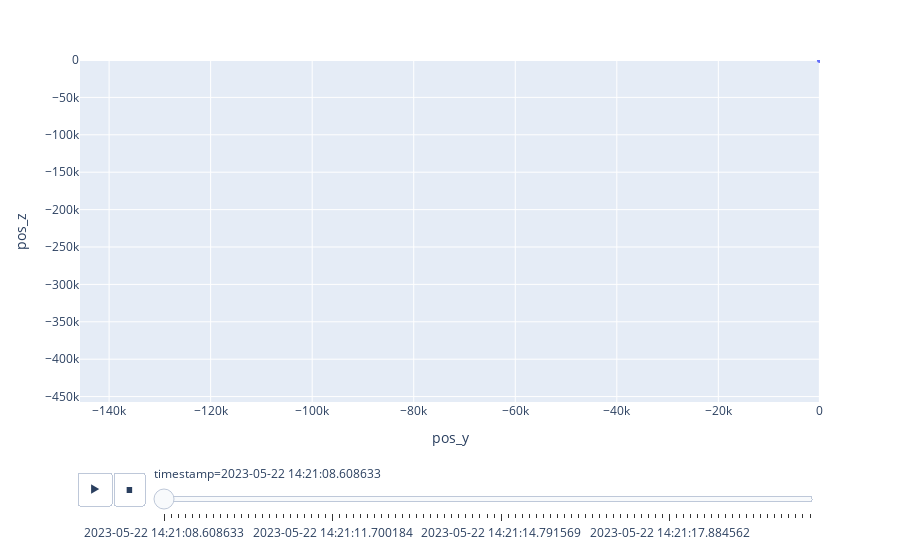

Source (notebook cell):
### Code cell
px.scatter(df, x="pos_y", y="pos_z", animation_frame="timestamp",
            range_x=[df["pos_y"].min(), df["pos_y"].max()],
            range_y=[df["pos_z"].min(), df["pos_z"].max()]
            )

### Figure 1 — Plotly figure (JSON) as saved in the notebook; plotly's stock layout.template omitted (floating-point values rounded to 4 significant figures)
{"data": [{"hovertemplate": "timestamp=2023-05-22 14:21:08.608633<br>pos_y=%{x}<br>pos_z=%{y}<extra></extra>", "legendgroup": "", "marker": {"color": "#636efa", "symbol": "circle"}, "mode": "markers", "name": "", "orientation": "v", "showlegend": false, "type": "scatter", "x": [0], "xaxis": "x", "y": [0], "yaxis": "y"}], "layout": {"legend": {"tracegroupgap": 0}, "margin": {"t": 60}, "sliders": [{"active": 0, "currentvalue": {"prefix": "timestamp="}, "len": 0.9, "pad": {"b": 10, "t": 60}, "steps": [{"args": [["2023-05-22 14:21:08.608633"], {"frame": {"duration": 0, "redraw": false}, "fromcurrent": true, "mode": "immediate", "transition": {"duration": 0, "easing": "linear"}}], "label": "2023-05-22 14:21:08.608633", "method": "animate"}, {"args": [["2023-05-22 14:21:08.608732"], {"frame": {"duration": 0, "redraw": false}, "fromcurrent": true, "mode": "immediate", "transition": {"duration": 0, "easing": "linear"}}], "label": "2023-05-22 14:21:08.608732", "method": "animate"}, {"args": [["2023-05-22 14:21:08.865600"], {"frame": {"duration": 0, "redraw": false}, "fromcurrent": true, "mode": "immediate", "transition": {"duration": 0, "easing": "linear"}}], "label": "2023-05-22 14:21:08.865600", "method": "animate"}, {"args": [["2023-05-22 14:21:08.994296"], {"frame": {"duration": 0, "redraw": false}, "fromcurrent": true, "mode": "immediate", "transition": {"duration": 0, "easing": "linear"}}], "label": "2023-05-22 14:21:08.994296", "method": "animate"}, {"args": [["2023-05-22 14:21:09.123017"], {"frame": {"duration": 0, "redraw": false}, "fromcurrent": true, "mode": "immediate", "transition": {"duration": 0, "easing": "linear"}}], "label": "2023-05-22 14:21:09.123017", "method": "animate"}, {"args": [["2023-05-22 14:21:09.251885"], {"frame": {"duration": 0, "redraw": false}, "fromcurrent": true, "mode": "immediate", "transition": {"duration": 0, "easing": "linear"}}], "label": "2023-05-22 14:21:09.251885", "method": "animate"}, {"args": [["2023-05-22 14:21:09.380533"], {"frame": {"duration": 0, "redraw": false}, "fromcurrent": true, "mode": "immediate", "transition": {"duration": 0, "easing": "linear"}}], "label": "2023-05-22 14:21:09.380533", "method": "animate"}, {"args": [["2023-05-22 14:21:09.509532"], {"frame": {"duration": 0, "redraw": false}, "fromcurrent": true, "mode": "immediate", "transition": {"duration": 0, "easing": "linear"}}], "label": "2023-05-22 14:21:09.509532", "method": "animate"}, {"args": [["2023-05-22 14:21:09.638230"], {"frame": {"duration": 0, "redraw": false}, "fromcurrent": true, "mode": "immediate", "transition": {"duration": 0, "easing": "linear"}}], "label": "2023-05-22 14:21:09.638230", "method": "animate"}, {"args": [["2023-05-22 14:21:09.767030"], {"frame": {"duration": 0, "redraw": false}, "fromcurrent": true, "mode": "immediate", "transition": {"duration": 0, "easing": "linear"}}], "label": "2023-05-22 14:21:09.767030", "method": "animate"}, {"args": [["2023-05-22 14:21:09.895878"], {"frame": {"duration": 0, "redraw": false}, "fromcurrent": true, "mode": "immediate", "transition": {"duration": 0, "easing": "linear"}}], "label": "2023-05-22 14:21:09.895878", "method": "animate"}, {"args": [["2023-05-22 14:21:10.024876"], {"frame": {"duration": 0, "redraw": false}, "fromcurrent": true, "mode": "immediate", "transition": {"duration": 0, "easing": "linear"}}], "label": "2023-05-22 14:21:10.024876", "method": "animate"}, {"args": [["2023-05-22 14:21:10.153801"], {"frame": {"duration": 0, "redraw": false}, "fromcurrent": true, "mode": "immediate", "transition": {"duration": 0, "easing": "linear"}}], "label": "2023-05-22 14:21:10.153801", "method": "animate"}, {"args": [["2023-05-22 14:21:10.282873"], {"frame": {"duration": 0, "redraw": false}, "fromcurrent": true, "mode": "immediate", "transition": {"duration": 0, "easing": "linear"}}], "label": "2023-05-22 14:21:10.282873", "method": "animate"}, {"args": [["2023-05-22 14:21:10.411751"], {"frame": {"duration": 0, "redraw": false}, "fromcurrent": true, "mode": "immediate", "transition": {"duration": 0, "easing": "linear"}}], "label": "2023-05-22 14:21:10.411751", "method": "animate"}, {"args": [["2023-05-22 14:21:10.540697"], {"frame": {"duration": 0, "redraw": false}, "fromcurrent": true, "mode": "immediate", "transition": {"duration": 0, "easing": "linear"}}], "label": "2023-05-22 14:21:10.540697", "method": "animate"}, {"args": [["2023-05-22 14:21:10.669569"], {"frame": {"duration": 0, "redraw": false}, "fromcurrent": true, "mode": "immediate", "transition": {"duration": 0, "easing": "linear"}}], "label": "2023-05-22 14:21:10.669569", "method": "animate"}, {"args": [["2023-05-22 14:21:10.798392"], {"frame": {"duration": 0, "redraw": false}, "fromcurrent": true, "mode": "immediate", "transition": {"duration": 0, "easing": "linear"}}], "label": "2023-05-22 14:21:10.798392", "method": "animate"}, {"args": [["2023-05-22 14:21:10.927247"], {"frame": {"duration": 0, "redraw": false}, "fromcurrent": true, "mode": "immediate", "transition": {"duration": 0, "easing": "linear"}}], "label": "2023-05-22 14:21:10.927247", "method": "animate"}, {"args": [["2023-05-22 14:21:11.056115"], {"frame": {"duration": 0, "redraw": false}, "fromcurrent": true, "mode": "immediate", "transition": {"duration": 0, "easing": "linear"}}], "label": "2023-05-22 14:21:11.056115", "method": "animate"}, {"args": [["2023-05-22 14:21:11.184968"], {"frame": {"duration": 0, "redraw": false}, "fromcurrent": true, "mode": "immediate", "transition": {"duration": 0, "easing": "linear"}}], "label": "2023-05-22 14:21:11.184968", "method": "animate"}, {"args": [["2023-05-22 14:21:11.313662"], {"frame": {"duration": 0, "redraw": false}, "fromcurrent": true, "mode": "immediate", "transition": {"duration": 0, "easing": "linear"}}], "label": "2023-05-22 14:21:11.313662", "method": "animate"}, {"args": [["2023-05-22 14:21:11.442392"], {"frame": {"duration": 0, "redraw": false}, "fromcurrent": true, "mode": "immediate", "transition": {"duration": 0, "easing": "linear"}}], "label": "2023-05-22 14:21:11.442392", "method": "animate"}, {"args": [["2023-05-22 14:21:11.571160"], {"frame": {"duration": 0, "redraw": false}, "fromcurrent": true, "mode": "immediate", "transition": {"duration": 0, "easing": "linear"}}], "label": "2023-05-22 14:21:11.571160", "method": "animate"}, {"args": [["2023-05-22 14:21:11.700184"], {"frame": {"duration": 0, "redraw": false}, "fromcurrent": true, "mode": "immediate", "transition": {"duration": 0, "easing": "linear"}}], "label": "2023-05-22 14:21:11.700184", "method": "animate"}, {"args": [["2023-05-22 14:21:11.828980"], {"frame": {"duration": 0, "redraw": false}, "fromcurrent": true, "mode": "immediate", "transition": {"duration": 0, "easing": "linear"}}], "label": "2023-05-22 14:21:11.828980", "method": "animate"}, {"args": [["2023-05-22 14:21:11.957931"], {"frame": {"duration": 0, "redraw": false}, "fromcurrent": true, "mode": "immediate", "transition": {"duration": 0, "easing": "linear"}}], "label": "2023-05-22 14:21:11.957931", "method": "animate"}, {"args": [["2023-05-22 14:21:12.086904"], {"frame": {"duration": 0, "redraw": false}, "fromcurrent": true, "mode": "immediate", "transition": {"duration": 0, "easing": "linear"}}], "label": "2023-05-22 14:21:12.086904", "method": "animate"}, {"args": [["2023-05-22 14:21:12.215980"], {"frame": {"duration": 0, "redraw": false}, "fromcurrent": true, "mode": "immediate", "transition": {"duration": 0, "easing": "linear"}}], "label": "2023-05-22 14:21:12.215980", "method": "animate"}, {"args": [["2023-05-22 14:21:12.344859"], {"frame": {"duration": 0, "redraw": false}, "fromcurrent": true, "mode": "immediate", "transition": {"duration": 0, "easing": "linear"}}], "label": "2023-05-22 14:21:12.344859", "method": "animate"}, {"args": [["2023-05-22 14:21:12.473300"], {"frame": {"duration": 0, "redraw": false}, "fromcurrent": true, "mode": "immediate", "transition": {"duration": 0, "easing": "linear"}}], "label": "2023-05-22 14:21:12.473300", "method": "animate"}, {"args": [["2023-05-22 14:21:12.601997"], {"frame": {"duration": 0, "redraw": false}, "fromcurrent": true, "mode": "immediate", "transition": {"duration": 0, "easing": "linear"}}], "label": "2023-05-22 14:21:12.601997", "method": "animate"}, {"args": [["2023-05-22 14:21:12.730952"], {"frame": {"duration": 0, "redraw": false}, "fromcurrent": true, "mode": "immediate", "transition": {"duration": 0, "easing": "linear"}}], "label": "2023-05-22 14:21:12.730952", "method": "animate"}, {"args": [["2023-05-22 14:21:12.859875"], {"frame": {"duration": 0, "redraw": false}, "fromcurrent": true, "mode": "immediate", "transition": {"duration": 0, "easing": "linear"}}], "label": "2023-05-22 14:21:12.859875", "method": "animate"}, {"args": [["2023-05-22 14:21:12.988733"], {"frame": {"duration": 0, "redraw": false}, "fromcurrent": true, "mode": "immediate", "transition": {"duration": 0, "easing": "linear"}}], "label": "2023-05-22 14:21:12.988733", "method": "animate"}, {"args": [["2023-05-22 14:21:13.117690"], {"frame": {"duration": 0, "redraw": false}, "fromcurrent": true, "mode": "immediate", "transition": {"duration": 0, "easing": "linear"}}], "label": "2023-05-22 14:21:13.117690", "method": "animate"}, {"args": [["2023-05-22 14:21:13.246420"], {"frame": {"duration": 0, "redraw": false}, "fromcurrent": true, "mode": "immediate", "transition": {"duration": 0, "easing": "linear"}}], "label": "2023-05-22 14:21:13.246420", "method": "animate"}, {"args": [["2023-05-22 14:21:13.375036"], {"frame": {"duration": 0, "redraw": false}, "fromcurrent": true, "mode": "immediate", "transition": {"duration": 0, "easing": "linear"}}], "label": "2023-05-22 14:21:13.375036", "method": "animate"}, {"args": [["2023-05-22 14:21:13.503829"], {"frame": {"duration": 0, "redraw": false}, "fromcurrent": true, "mode": "immediate", "transition": {"duration": 0, "easing": "linear"}}], "label": "2023-05-22 14:21:13.503829", "method": "animate"}, {"args": [["2023-05-22 14:21:13.632538"], {"frame": {"duration": 0, "redraw": false}, "fromcurrent": true, "mode": "immediate", "transition": {"duration": 0, "easing": "linear"}}], "label": "2023-05-22 14:21:13.632538", "method": "animate"}, {"args": [["2023-05-22 14:21:13.761197"], {"frame": {"duration": 0, "redraw": false}, "fromcurrent": true, "mode": "immediate", "transition": {"duration": 0, "easing": "linear"}}], "label": "2023-05-22 14:21:13.761197", "method": "animate"}, {"args": [["2023-05-22 14:21:13.889731"], {"frame": {"duration": 0, "redraw": false}, "fromcurrent": true, "mode": "immediate", "transition": {"duration": 0, "easing": "linear"}}], "label": "2023-05-22 14:21:13.889731", "method": "animate"}, {"args": [["2023-05-22 14:21:14.018555"], {"frame": {"duration": 0, "redraw": false}, "fromcurrent": true, "mode": "immediate", "transition": {"duration": 0, "easing": "linear"}}], "label": "2023-05-22 14:21:14.018555", "method": "animate"}, {"args": [["2023-05-22 14:21:14.147452"], {"frame": {"duration": 0, "redraw": false}, "fromcurrent": true, "mode": "immediate", "transition": {"duration": 0, "easing": "linear"}}], "label": "2023-05-22 14:21:14.147452", "method": "animate"}, {"args": [["2023-05-22 14:21:14.276254"], {"frame": {"duration": 0, "redraw": false}, "fromcurrent": true, "mode": "immediate", "transition": {"duration": 0, "easing": "linear"}}], "label": "2023-05-22 14:21:14.276254", "method": "animate"}, {"args": [["2023-05-22 14:21:14.405153"], {"frame": {"duration": 0, "redraw": false}, "fromcurrent": true, "mode": "immediate", "transition": {"duration": 0, "easing": "linear"}}], "label": "2023-05-22 14:21:14.405153", "method": "animate"}, {"args": [["2023-05-22 14:21:14.534228"], {"frame": {"duration": 0, "redraw": false}, "fromcurrent": true, "mode": "immediate", "transition": {"duration": 0, "easing": "linear"}}], "label": "2023-05-22 14:21:14.534228", "method": "animate"}, {"args": [["2023-05-22 14:21:14.662924"], {"frame": {"duration": 0, "redraw": false}, "fromcurrent": true, "mode": "immediate", "transition": {"duration": 0, "easing": "linear"}}], "label": "2023-05-22 14:21:14.662924", "method": "animate"}, {"args": [["2023-05-22 14:21:14.791569"], {"frame": {"duration": 0, "redraw": false}, "fromcurrent": true, "mode": "immediate", "transition": {"duration": 0, "easing": "linear"}}], "label": "2023-05-22 14:21:14.791569", "method": "animate"}, {"args": [["2023-05-22 14:21:14.920300"], {"frame": {"duration": 0, "redraw": false}, "fromcurrent": true, "mode": "immediate", "transition": {"duration": 0, "easing": "linear"}}], "label": "2023-05-22 14:21:14.920300", "method": "animate"}, {"args": [["2023-05-22 14:21:15.048966"], {"frame": {"duration": 0, "redraw": false}, "fromcurrent": true, "mode": "immediate", "transition": {"duration": 0, "easing": "linear"}}], "label": "2023-05-22 14:21:15.048966", "method": "animate"}, {"args": [["2023-05-22 14:21:15.178097"], {"frame": {"duration": 0, "redraw": false}, "fromcurrent": true, "mode": "immediate", "transition": {"duration": 0, "easing": "linear"}}], "label": "2023-05-22 14:21:15.178097", "method": "animate"}, {"args": [["2023-05-22 14:21:15.306843"], {"frame": {"duration": 0, "redraw": false}, "fromcurrent": true, "mode": "immediate", "transition": {"duration": 0, "easing": "linear"}}], "label": "2023-05-22 14:21:15.306843", "method": "animate"}, {"args": [["2023-05-22 14:21:15.435816"], {"frame": {"duration": 0, "redraw": false}, "fromcurrent": true, "mode": "immediate", "transition": {"duration": 0, "easing": "linear"}}], "label": "2023-05-22 14:21:15.435816", "method": "animate"}, {"args": [["2023-05-22 14:21:15.564590"], {"frame": {"duration": 0, "redraw": false}, "fromcurrent": true, "mode": "immediate", "transition": {"duration": 0, "easing": "linear"}}], "label": "2023-05-22 14:21:15.564590", "method": "animate"}, {"args": [["2023-05-22 14:21:15.693187"], {"frame": {"duration": 0, "redraw": false}, "fromcurrent": true, "mode": "immediate", "transition": {"duration": 0, "easing": "linear"}}], "label": "2023-05-22 14:21:15.693187", "method": "animate"}, {"args": [["2023-05-22 14:21:15.822083"], {"frame": {"duration": 0, "redraw": false}, "fromcurrent": true, "mode": "immediate", "transition": {"duration": 0, "easing": "linear"}}], "label": "2023-05-22 14:21:15.822083", "method": "animate"}, {"args": [["2023-05-22 14:21:15.951014"], {"frame": {"duration": 0, "redraw": false}, "fromcurrent": true, "mode": "immediate", "transition": {"duration": 0, "easing": "linear"}}], "label": "2023-05-22 14:21:15.951014", "method": "animate"}, {"args": [["2023-05-22 14:21:16.080040"], {"frame": {"duration": 0, "redraw": false}, "fromcurrent": true, "mode": "immediate", "transition": {"duration": 0, "easing": "linear"}}], "label": "2023-05-22 14:21:16.080040", "method": "animate"}, {"args": [["2023-05-22 14:21:16.209184"], {"frame": {"duration": 0, "redraw": false}, "fromcurrent": true, "mode": "immediate", "transition": {"duration": 0, "easing": "linear"}}], "label": "2023-05-22 14:21:16.209184", "method": "animate"}, {"args": [["2023-05-22 14:21:16.337932"], {"frame": {"duration": 0, "redraw": false}, "fromcurrent": true, "mode": "immediate", "transition": {"duration": 0, "easing": "linear"}}], "label": "2023-05-22 14:21:16.337932", "method": "animate"}, {"args": [["2023-05-22 14:21:16.466810"], {"frame": {"duration": 0, "redraw": false}, "fromcurrent": true, "mode": "immediate", "transition": {"duration": 0, "easing": "linear"}}], "label": "2023-05-22 14:21:16.466810", "method": "animate"}, {"args": [["2023-05-22 14:21:16.595577"], {"frame": {"duration": 0, "redraw": false}, "fromcurrent": true, "mode": "immediate", "transition": {"duration": 0, "easing": "linear"}}], "label": "2023-05-22 14:21:16.595577", "method": "animate"}, {"args": [["2023-05-22 14:21:16.724276"], {"frame": {"duration": 0, "redraw": false}, "fromcurrent": true, "mode": "immediate", "transition": {"duration": 0, "easing": "linear"}}], "label": "2023-05-22 14:21:16.724276", "method": "animate"}, {"args": [["2023-05-22 14:21:16.852950"], {"frame": {"duration": 0, "redraw": false}, "fromcurrent": true, "mode": "immediate", "transition": {"duration": 0, "easing": "linear"}}], "label": "2023-05-22 14:21:16.852950", "method": "animate"}, {"args": [["2023-05-22 14:21:16.981948"], {"frame": {"duration": 0, "redraw": false}, "fromcurrent": true, "mode": "immediate", "transition": {"duration": 0, "easing": "linear"}}], "label": "2023-05-22 14:21:16.981948", "method": "animate"}, {"args": [["2023-05-22 14:21:17.111209"], {"frame": {"duration": 0, "redraw": false}, "fromcurrent": true, "mode": "immediate", "transition": {"duration": 0, "easing": "linear"}}], "label": "2023-05-22 14:21:17.111209", "method": "animate"}, {"args": [["2023-05-22 14:21:17.240000"], {"frame": {"duration": 0, "redraw": false}, "fromcurrent": true, "mode": "immediate", "transition": {"duration": 0, "easing": "linear"}}], "label": "2023-05-22 14:21:17.240000", "method": "animate"}, {"args": [["2023-05-22 14:21:17.368815"], {"frame": {"duration": 0, "redraw": false}, "fromcurrent": true, "mode": "immediate", "transition": {"duration": 0, "easing": "linear"}}], "label": "2023-05-22 14:21:17.368815", "method": "animate"}, {"args": [["2023-05-22 14:21:17.497936"], {"frame": {"duration": 0, "redraw": false}, "fromcurrent": true, "mode": "immediate", "transition": {"duration": 0, "easing": "linear"}}], "label": "2023-05-22 14:21:17.497936", "method": "animate"}, {"args": [["2023-05-22 14:21:17.626717"], {"frame": {"duration": 0, "redraw": false}, "fromcurrent": true, "mode": "immediate", "transition": {"duration": 0, "easing": "linear"}}], "label": "2023-05-22 14:21:17.626717", "method": "animate"}, {"args": [["2023-05-22 14:21:17.755660"], {"frame": {"duration": 0, "redraw": false}, "fromcurrent": true, "mode": "immediate", "transition": {"duration": 0, "easing": "linear"}}], "label": "2023-05-22 14:21:17.755660", "method": "animate"}, {"args": [["2023-05-22 14:21:17.884562"], {"frame": {"duration": 0, "redraw": false}, "fromcurrent": true, "mode": "immediate", "transition": {"duration": 0, "easing": "linear"}}], "label": "2023-05-22 14:21:17.884562", "method": "animate"}, {"args": [["2023-05-22 14:21:18.013487"], {"frame": {"duration": 0, "redraw": false}, "fromcurrent": true, "mode": "immediate", "transition": {"duration": 0, "easing": "linear"}}], "label": "2023-05-22 14:21:18.013487", "method": "animate"}, {"args": [["2023-05-22 14:21:18.142490"], {"frame": {"duration": 0, "redraw": false}, "fromcurrent": true, "mode": "immediate", "transition": {"duration": 0, "easing": "linear"}}], "label": "2023-05-22 14:21:18.142490", "method": "animate"}, {"args": [["2023-05-22 14:21:18.271434"], {"frame": {"duration": 0, "redraw": false}, "fromcurrent": true, "mode": "immediate", "transition": {"duration": 0, "easing": "linear"}}], "label": "2023-05-22 14:21:18.271434", "method": "animate"}, {"args": [["2023-05-22 14:21:18.400433"], {"frame": {"duration": 0, "redraw": false}, "fromcurrent": true, "mode": "immediate", "transition": {"duration": 0, "easing": "linear"}}], "label": "2023-05-22 14:21:18.400433", "method": "animate"}, {"args": [["2023-05-22 14:21:18.529455"], {"frame": {"duration": 0, "redraw": false}, "fromcurrent": true, "mode": "immediate", "transition": {"duration": 0, "easing": "linear"}}], "label": "2023-05-22 14:21:18.529455", "method": "animate"}, {"args": [["2023-05-22 14:21:18.658106"], {"frame": {"duration": 0, "redraw": false}, "fromcurrent": true, "mode": "immediate", "transition": {"duration": 0, "easing": "linear"}}], "label": "2023-05-22 14:21:18.658106", "method": "animate"}, {"args": [["2023-05-22 14:21:18.786828"], {"frame": {"duration": 0, "redraw": false}, "fromcurrent": true, "mode": "immediate", "transition": {"duration": 0, "easing": "linear"}}], "label": "2023-05-22 14:21:18.786828", "method": "animate"}, {"args": [["2023-05-22 14:21:18.915779"], {"frame": {"duration": 0, "redraw": false}, "fromcurrent": true, "mode": "immediate", "transition": {"duration": 0, "easing": "linear"}}], "label": "2023-05-22 14:21:18.915779", "method": "animate"}, {"args": [["2023-05-22 14:21:19.044574"], {"frame": {"duration": 0, "redraw": false}, "fromcurrent": true, "mode": "immediate", "transition": {"duration": 0, "easing": "linear"}}], "label": "2023-05-22 14:21:19.044574", "method": "animate"}, {"args": [["2023-05-22 14:21:19.173395"], {"frame": {"duration": 0, "redraw": false}, "fromcurrent": true, "mode": "immediate", "transition": {"duration": 0, "easing": "linear"}}], "label": "2023-05-22 14:21:19.173395", "method": "animate"}, {"args": [["2023-05-22 14:21:19.302323"], {"frame": {"duration": 0, "redraw": false}, "fromcurrent": true, "mode": "immediate", "transition": {"duration": 0, "easing": "linear"}}], "label": "2023-05-22 14:21:19.302323", "method": "animate"}, {"args": [["2023-05-22 14:21:19.431197"], {"frame": {"duration": 0, "redraw": false}, "fromcurrent": true, "mode": "immediate", "transition": {"duration": 0, "easing": "linear"}}], "label": "2023-05-22 14:21:19.431197", "method": "animate"}, {"args": [["2023-05-22 14:21:19.560045"], {"frame": {"duration": 0, "redraw": false}, "fromcurrent": true, "mode": "immediate", "transition": {"duration": 0, "easing": "linear"}}], "label": "2023-05-22 14:21:19.560045", "method": "animate"}, {"args": [["2023-05-22 14:21:19.688766"], {"frame": {"duration": 0, "redraw": false}, "fromcurrent": true, "mode": "immediate", "transition": {"duration": 0, "easing": "linear"}}], "label": "2023-05-22 14:21:19.688766", "method": "animate"}, {"args": [["2023-05-22 14:21:19.817542"], {"frame": {"duration": 0, "redraw": false}, "fromcurrent": true, "mode": "immediate", "transition": {"duration": 0, "easing": "linear"}}], "label": "2023-05-22 14:21:19.817542", "method": "animate"}, {"args": [["2023-05-22 14:21:19.946251"], {"frame": {"duration": 0, "redraw": false}, "fromcurrent": true, "mode": "immediate", "transition": {"duration": 0, "easing": "linear"}}], "label": "2023-05-22 14:21:19.946251", "method": "animate"}, {"args": [["2023-05-22 14:21:20.074842"], {"frame": {"duration": 0, "redraw": false}, "fromcurrent": true, "mode": "immediate", "transition": {"duration": 0, "easing": "linear"}}], "label": "2023-05-22 14:21:20.074842", "method": "animate"}, {"args": [["2023-05-22 14:21:20.203361"], {"frame": {"duration": 0, "redraw": false}, "fromcurrent": true, "mode": "immediate", "transition": {"duration": 0, "easing": "linear"}}], "label": "2023-05-22 14:21:20.203361", "method": "animate"}, {"args": [["2023-05-22 14:21:20.332065"], {"frame": {"duration": 0, "redraw": false}, "fromcurrent": true, "mode": "immediate", "transition": {"duration": 0, "easing": "linear"}}], "label": "2023-05-22 14:21:20.332065", "method": "animate"}, {"args": [["2023-05-22 14:21:20.460833"], {"frame": {"duration": 0, "redraw": false}, "fromcurrent": true, "mode": "immediate", "transition": {"duration": 0, "easing": "linear"}}], "label": "2023-05-22 14:21:20.460833", "method": "animate"}], "x": 0.1, "xanchor": "left", "y": 0, "yanchor": "top"}], "updatemenus": [{"buttons": [{"args": [null, {"frame": {"duration": 500, "redraw": false}, "fromcurrent": true, "mode": "immediate", "transition": {"duration": 500, "easing": "linear"}}], "label": "&#9654;", "method": "animate"}, {"args": [[null], {"frame": {"duration": 0, "redraw": false}, "fromcurrent": true, "mode": "immediate", "transition": {"duration": 0, "easing": "linear"}}], "label": "&#9724;", "method": "animate"}], "direction": "left", "pad": {"r": 10, "t": 70}, "showactive": false, "type": "buttons", "x": 0.1, "xanchor": "right", "y": 0, "yanchor": "top"}], "xaxis": {"anchor": "y", "domain": [0, 1], "range": [-145700.0, 22.02], "title": {"text": "pos_y"}}, "yaxis": {"anchor": "x", "domain": [0, 1], "range": [-457200.0, 0], "title": {"text": "pos_z"}}}}
